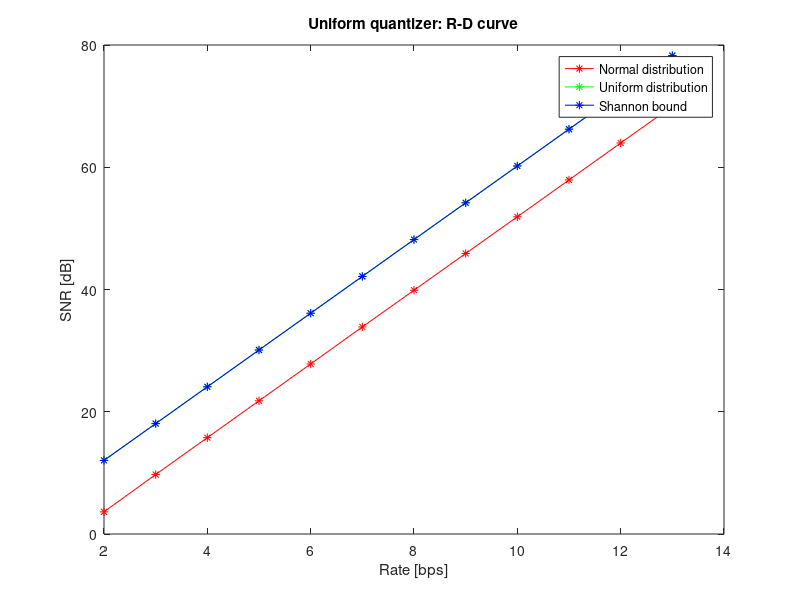

This chart was generated by the following MATLAB code: (Note: this script raises an error after producing the figure.)
%% MMSP2 - Lab 2
%  Exercise 1 - Uniform and optimal quantizer
%  Lucio Bianchi - 17/12/2013

clear
close all
clc

%% 1) Generate a 1000-sample realization of s_g(n)~N(0,2) and s_u(n)~U with variance 2 and mean 0
%%    hint: use the functions randn() and rand()
mean_s = 0;
var_s = 2;
% Normal distribution
s_g = mean_s + sqrt(var_s) .* randn(100000,1);
% Uniform distribution
b = sqrt(3*var_s) + mean_s;
a = 2*mean_s - b;
s_u = a + (b-a) .* rand(100000,1);

% disp(['Mean of gaussian ' num2str(mean(s_g))])
% disp(['Variance of gaussian ' num2str(var(s_g))])
% disp(['Mean of uniform ' num2str(mean(s_u))])
% disp(['Variance of uniform ' num2str(var(s_u))])

%% 2) Quantize s_g(n) and s_u(n) with M=[4,8,16,32,64,128] levels and uniform
%%    quantizer. Plot R-D curve for each number of levels. Compare with Shannon's
%%    lower bound.
%%    hint: use MSE as distortion metric and plot the SNR
% Levels = [4, 8, 16, 32, 64, 128]
R = 2:13;

MSE_g = zeros(length(R),1);
MSE_u = zeros(length(R),1);

% for each level l in levels do
for ii = 1:length(R)
    % compute the quantization step
    Q_g = (max(s_g)-min(s_g)) / (2^R(ii));
    Q_u = (max(s_u)-min(s_u)) / (2^R(ii));
  
    % perform quantization
    y_g = Q_g * floor(s_g/Q_g) + Q_g/2;
    y_u = Q_u * floor(s_u/Q_u) + Q_u/2;
    
    % quantization error
    e_g = y_g - s_g;
    e_u = y_u - s_u;
    
    % MSE
    MSE_g(ii) = mean(e_g.^2);
    MSE_u(ii) = mean(e_u.^2);
end

% compute SNR
SNR_g = pow2db(var(s_g)./MSE_g);
SNR_u = pow2db(var(s_u)./MSE_u);
SNR_s = pow2db(2.^(2*R));

% plot R-D curves
figure
plot(R,SNR_g,'r-*'), hold on
plot(R,SNR_u,'g-*')
plot(R,SNR_s,'b-*'), hold off
xlabel('Rate [bps]'), ylabel('SNR [dB]')
title('Uniform quantizer: R-D curve')
legend('Normal distribution','Uniform distribution','Shannon bound')

%% 3) Design an optimal quantizer for s_g(n) with the same levels defined in the
%%    previous step. Compare the R-D curves obtained with optimal quantizer
%%    with those obtained with uniform quantizer
% Levels = [4, 8, 16, 32, 64, 128]
MSE_g_opt = zeros(length(R),1);
MSE_g_lm = zeros(length(R),1);

% for each level l in levels do
for ii = 1:length(R)
    % compute the quantization step Q
    M = 2^R(ii);
    Q = (max(s_g)-min(s_g))/M;
    
    % build the Q_matrix
    Q_matrix = zeros(M,3);
    
    % first row: overloading zone
    Q_matrix(1,1) = -inf;
    Q_matrix(1,2) = -Q*(M/2-1);
    Q_matrix(1,3) = mean(s_g(s_g <= Q_matrix(1,2)));
    
    % granular zone
    for jj = 2:M-1
        Q_matrix(jj,1) = Q_matrix(jj-1,2);
        Q_matrix(jj,2) = Q_matrix(jj,1) + Q;
        Q_matrix(jj,3) = mean(s_g(s_g > Q_matrix(jj,1) & s_g <= Q_matrix(jj,2)));
    end
    
    % last row: overloading zone
    Q_matrix(M,1) = Q*(M/2-1);
    Q_matrix(M,2) = inf;
    Q_matrix(M,3) = mean(s_g(s_g >= Q_matrix(M,1)));
    
    y_g_opt = zeros(length(s_g),1);
    % for each sample n in s_g(n) do
    for n = 1:length(s_g)
        % for each quantization level
        for mm = 1:M
            % if sample is inside the quantization interval
            if s_g(n) < Q_matrix(mm,2)
                % quantize with the corresponding value
                y_g_opt(n) = Q_matrix(mm,3);
                break
            end
        end
    end
    
    % quantization error
    e_g_opt = y_g_opt - s_g;
    
    % MSE
    MSE_g_opt(ii) = mean(e_g_opt.^2);
    
    % Lloyd-Max quantizer with Matlab implementation
    [partition,codebook] = lloyds(s_g,M);
    [index,quants,distor] = quantiz(s_g,partition,codebook);
    e_g_lm = quants' - s_g;
    MSE_g_lm(ii) = mean(e_g_lm.^2);
end

% compute SNR
SNR_g_opt = pow2db(var(s_g)./MSE_g_opt);
SNR_g_lm = pow2db(var(s_g)./MSE_g_lm);
SNR_s = pow2db(2.^(2*R));

% plot R-D curves
figure
plot(R,SNR_g_opt,'r-*'), hold on
plot(R,SNR_g_lm,'k-*')
plot(R,SNR_g,'g-*')
plot(R,SNR_s,'b-*'), hold off
xlabel('Rate [bps]'), ylabel('SNR [dB]')
title('Quantization of gaussian process: R-D curve')
legend('Optimal quantizer','Lloyd-Max quantizer','Uniform quantizer','Shannon bound')